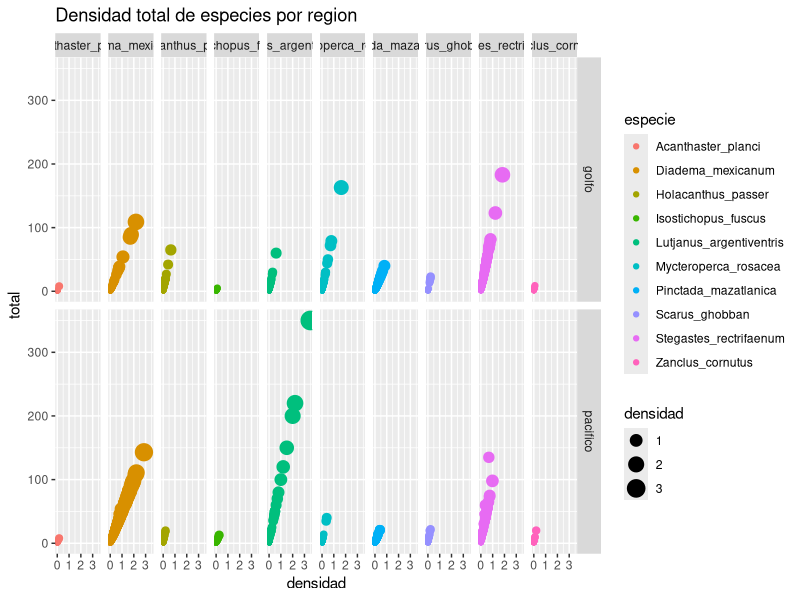
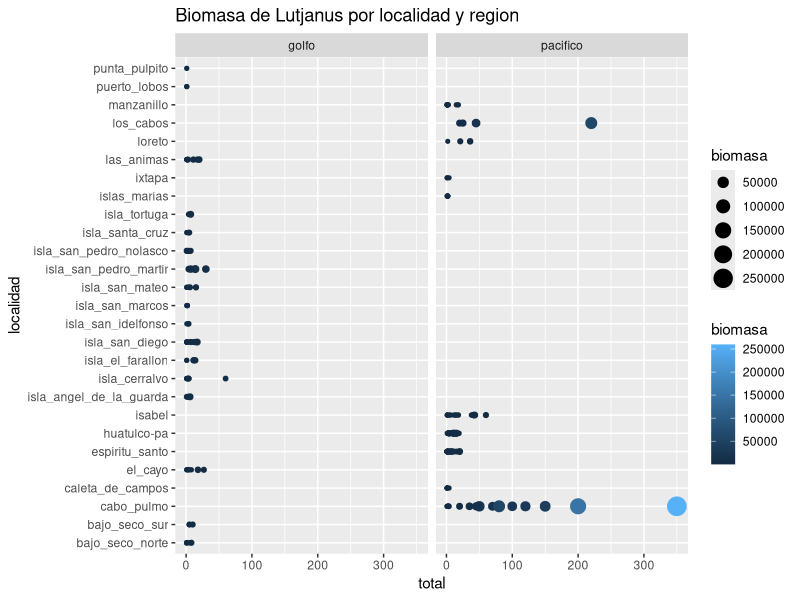
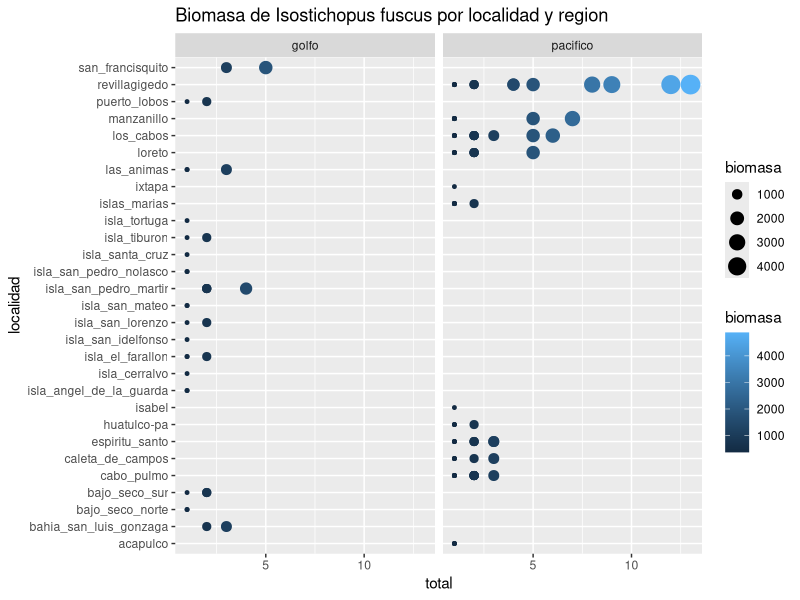

Here is the R script that generated these plots, in order:
## ---- chunk 1
library(ggplot2)
library(readr)
library(dplyr)
library(tidyr)
## ---- chunk 2
datos_df<-read_tsv("../datos/datos_arrecifes_especies.tsv")
pargo<-filter(datos_df, especie=='Lutjanus_argentiventris')
## ---- chunk 3
ggplot(datos_df, aes(x=densidad, y=total, color=especie, size=densidad)) + geom_point() + facet_grid(region~especie) + ggtitle('Densidad total de especies por region')
## ---- chunk 4
 ggplot(pargo, aes(x=total, y=localidad, colour=biomasa, size= biomasa))+geom_point()+facet_wrap(~region)+ggtitle('Biomasa de Lutjanus por localidad y region')
## ---- chunk 5
datos_i_f <- filter(datos_df, especie== 'Isostichopus_fuscus')
ggplot(datos_i_f, aes(x=total, y=localidad, color=biomasa, size=biomasa)) + geom_point() + facet_grid(~region)+ ggtitle('Biomasa de Isostichopus fuscus por localidad y region')
